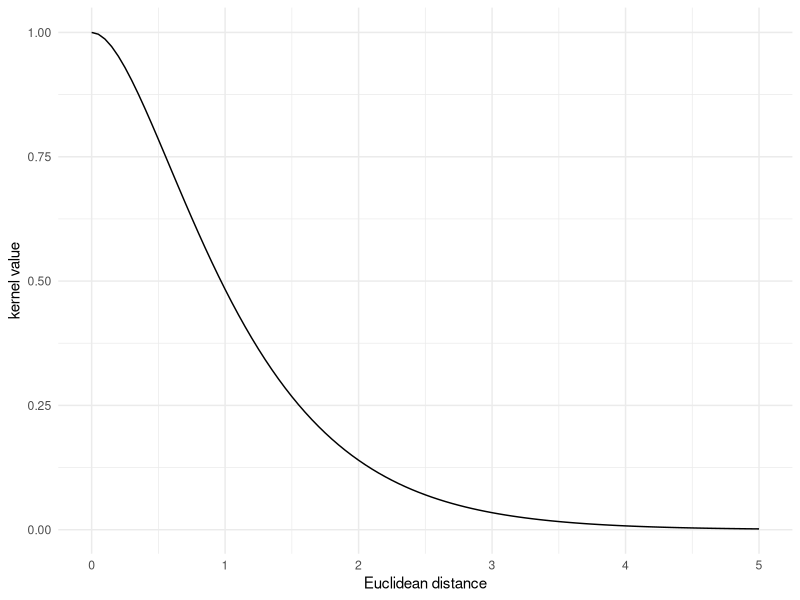
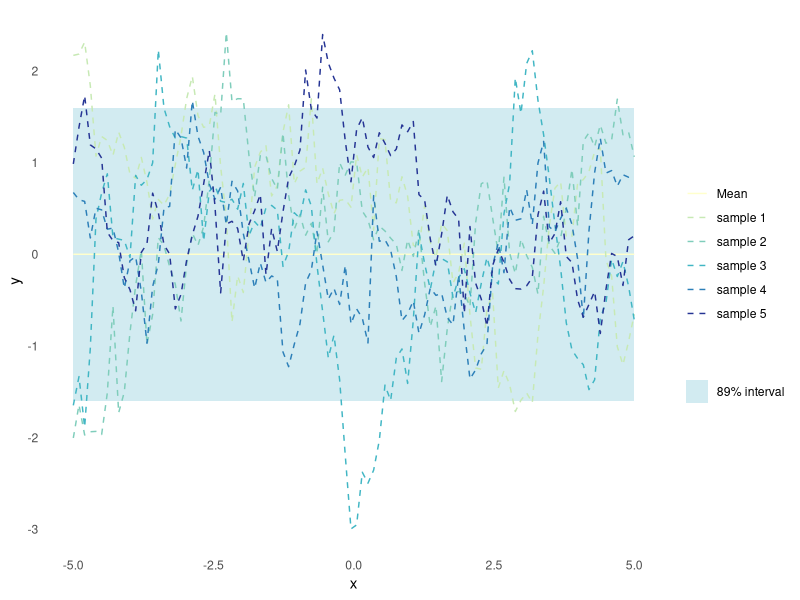
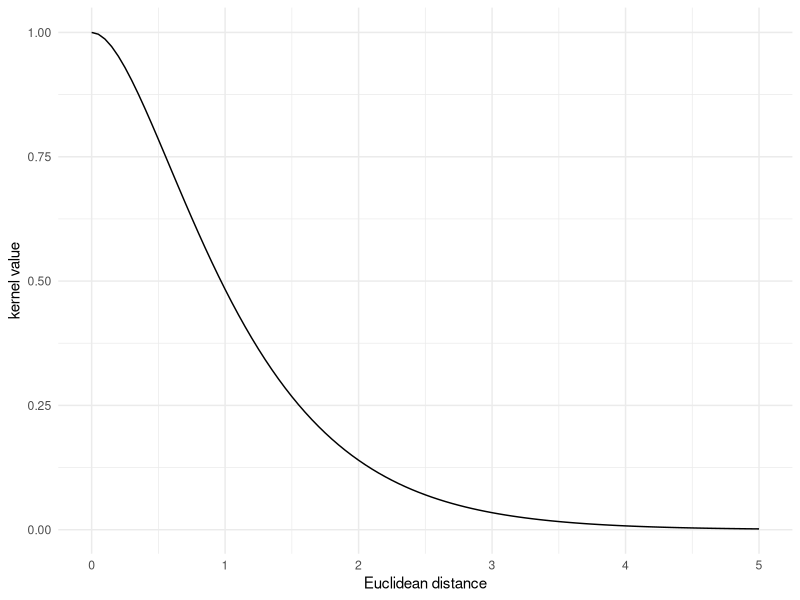

Write the R code that produced these figures, in order. (Note: this script raises an error after producing the figures.)
## ---- chunk 1
knitr::opts_chunk$set(echo = TRUE)
## ---- chunk 2
library(dplyr)
library(ggplot2)
library(magrittr)
set.seed(4444)
## ---- chunk 3
plot_kernel_value <- function(kernel, ...) {
  tibble::tibble(
    X1 = seq(0, 5, by = 0.05),
    X2 = rep(0, length(X1)),
    kv = purrr::map2_dbl(X1, X2, kernel, ...)
  ) %>%
    ggplot(aes(x = X1, y = kv)) +
    geom_line() +
    labs(x = "Euclidean distance", y = "kernel value") +
    theme_minimal()
}
## ---- chunk 4
#' Random Samples from a Multivariate Gaussian
#' 
#' This implementation is similar to MASS::mvrnorm, but uses chlosky
#' decomposition instead. This should be more stable but is less efficient than
#' the MASS implementation, which recycles the eigen decomposition for the
#' sampling part.
#'
#' @param n number of samples to sample
#' @param mu the mean of each input dimension
#' @param sigma the covariance matrix
#' @param epsilon numerical tolerance added to the diagonal of the covariance
#'  matrix. This is necessary for the Cholesky decomposition, in some cases.
#'
#' @return numerical vector of n samples
rmvnorm <- function(n = 1, mu, sigma, epsilon = 1e-6) {
    p <- length(mu)
    if(!all(dim(sigma) == c(p, p))) stop("incompatible dimensions of arguments")
    ev <- eigen(sigma, symmetric = TRUE)$values
    if(!all(ev >= -epsilon * abs(ev[1L]))) {
      stop("The covariance matrix (sigma) is not positive definite")
    }
    cholesky <- chol(sigma + diag(p) * epsilon)
    sample <- rnorm(p*n, 0, 1)
    dim(sample) <- c(n, p)
    sweep(sample %*% cholesky, 2, mu, FUN = `+`)
}

plot_gp <- function(kernel, ...) {
  n_samples <- 5
  X_predict <- matrix(seq(-5, 5, length.out = 100), 100, 1)
  mu <- rep(0, times = length(X_predict))
  sigma <- rlang::exec(kernel, X1 = X_predict, X2 = X_predict, ...)
  samples <- rmvnorm(n = n_samples, mu, sigma)
  p <- tibble::as_tibble(
    t(samples),
    .name_repair = ~ paste("sample", seq(1, n_samples))
  ) %>%
    dplyr::mutate(
    x = X_predict,
    uncertainty = 1.6*sqrt(diag(sigma)),
    mu = mu,
    lower = mu - uncertainty,
    upper = mu + uncertainty
  ) %>%
    ggplot(aes(x = x)) +
    geom_ribbon(
      aes(ymin = lower, ymax = upper, fill = "89% interval"),
      alpha = 0.2
    ) +
    geom_line(aes(y = mu, colour = "Mean")) +
    theme_minimal() +
    labs(
      y = "y",
      x = "x",
      colour = "",
      fill = ""
    ) +
    theme(panel.grid = element_blank())
  Reduce(
    `+`,
    init = p,
    x = lapply(paste("sample", seq(1, n_samples)), function(s) {
      geom_line(aes(y = .data[[s]], colour = s), linetype = 2)
    })
  ) +
    scale_colour_brewer(palette = "YlGnBu") +
    scale_fill_manual(values = list("89% interval" = "#219ebc"))
}
## ---- chunk 5
matern_kernel <- function(X1, X2, sigma = 1, l = 1, nu = 2.5) {
  if (is.null(dim(X1))) dim(X1) <- c(1, length(X1))
  if (is.null(dim(X2))) dim(X2) <- c(1, length(X2))
  distance <- (- 2*(X1 %*% t(X2))) %>%
    add(rowSums(X1**2, dims = 1)) %>%
    sweep(2, rowSums(X2**2, dims = 1), `+`) %>%
    sqrt()
  term <- sqrt(2 * nu) * distance / l
  K <- sigma * (2^(1 - nu) / gamma(nu)) * (term^nu) * besselK(term, nu)
  K[distance == 0] <- 1
  K
}
## ---- chunk 6
plot_kernel_value(matern_kernel, nu = 1.5)
## ---- chunk 7
plot_gp(matern_kernel, nu = 0.5)
## ---- chunk 8
matern_kernel_o <- function(X1, X2, sigma = 1, l = 1, nu = 2.5) {
  outer(X1, X2, function(a, b){
  if (is.null(dim(a))) dim(a) <- c(1, length(a))
  if (is.null(dim(b))) dim(b) <- c(1, length(b))
    #distance <- sqrt((a - b)^2)
  distance <- (- 2*(a %*% t(b))) %>%
    add(rowSums(a**2, dims = 1)) %>%
    sweep(2, rowSums(b**2, dims = 1), `+`) %>%
    sqrt()
  
    term <- sqrt(2 * nu) * distance / l
    matrix<- sigma * 2^(1 - nu) / gamma(nu) * term^nu * besselK(term, nu)
    matrix[distance == 0] <- 1
    return (matrix)
  }
  )
}

## ---- chunk 9

plot_kernel_value(matern_kernel_o, nu = 1.5)
## ---- chunk 10
plot_gp(matern_kernel_o, nu = 1.5)
